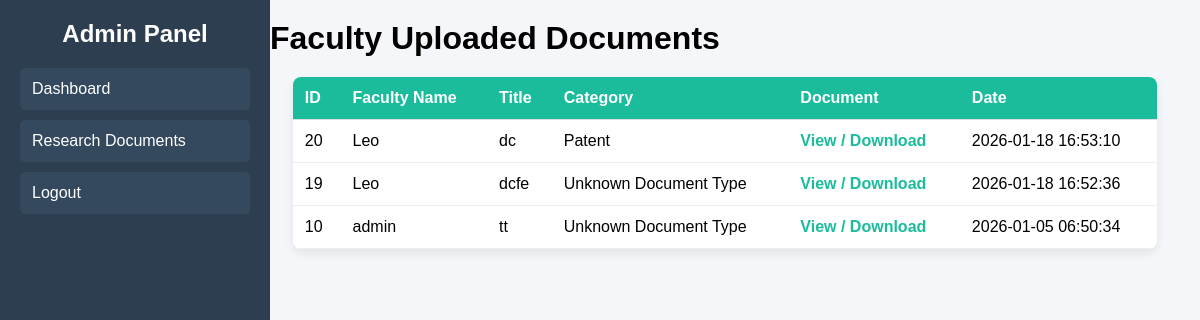
The app's page /admin/admin_research_uploads.php (signed in) with its own data.
### tables this page shows
CREATE TABLE `research_uploads` (
  `id` int(11) NOT NULL,
  `faculty_id` int(11) NOT NULL,
  `title` varchar(255) NOT NULL,
  `category` varchar(100) NOT NULL,
  `filename` varchar(255) NOT NULL,
  `uploaded_at` timestamp NOT NULL DEFAULT current_timestamp()
);

CREATE TABLE `faculty` (
  `id` int(11) NOT NULL,
  `name` varchar(100) DEFAULT NULL,
  `email` varchar(100) DEFAULT NULL,
  `password` varchar(255) DEFAULT NULL,
  `qualification` varchar(100) DEFAULT NULL,
  `department` varchar(100) DEFAULT NULL,
  `experience` int(11) DEFAULT NULL,
  `role` varchar(20) DEFAULT 'faculty',
  `profile_image` varchar(255) DEFAULT 'default_avatar.png'
);

### admin/admin_research_uploads.php (the view, shortened to what this page needs)
<?php
include "config.php";
$query = mysqli_query($conn, "
    SELECT r.*, f.name AS faculty_name
    FROM research_uploads r
    LEFT JOIN faculty f ON r.faculty_id = f.id
    ORDER BY r.uploaded_at DESC
");
?>
<!DOCTYPE html>
<html>
<head>
    <link rel="stylesheet" href="../css/admin.css">
</head>
<body>
<div class="sidebar">
    <h2>Admin Panel</h2>
    <a href="admin_dashboard.php">Dashboard</a>
    <a href="admin_research_uploads.php" class="active">Research Documents</a>
    <a href="logout.php">Logout</a>
</div>
<div class="main">
<h1>Faculty Uploaded Documents</h1>
<table class="table">
    <tr>
        <th>ID</th>
        <th>Faculty Name</th>
        <th>Title</th>
        <th>Category</th>
        <th>Document</th>
        <th>Date</th>
    </tr>
    <?php
    if(mysqli_num_rows($query) > 0){
        while($row = mysqli_fetch_assoc($query)){
            echo "<tr>
                <td>{$row['id']}</td>
                <td>{$row['faculty_name']}</td>
                <td>{$row['title']}</td>
                <td>{$row['category']}</td>
                <td>
                    <a href='../uploads/research/{$row['filename']}' target='_blank'>
                        View / Download
                    </a>
                </td>
                <td>{$row['uploaded_at']}</td>
            </tr>";
        }
    } else {
        echo "<tr><td colspan='6'>No documents uploaded.</td></tr>";
    }
    ?>
</table>
</div>
</body>
</html>

### css/admin.css (style rules this page uses)
* { margin: 0; padding: 0; font-family: Arial, sans-serif; }
body { background: #f4f6f9; }
.sidebar { width: 230px; height: 100vh; background: #2c3e50; padding: 20px; position: fixed; color: white; }
.sidebar h2 { text-align: center; margin-bottom: 20px; }
.sidebar a { display: block; background: #34495e; color: white; padding: 12px; margin: 10px 0; text-decoration: none; border-radius: 5px; }
.main { margin-left: 250px; padding: 20px; }
h1 { margin-bottom: 20px; }
.table { width: 100%; border-collapse: collapse; background: white; border-radius: 8px; overflow: hidden; }
.table th, .table td { padding: 12px; border-bottom: 1px solid #ddd; }
.table th { background: #34495e; color: white; }
.table { width: 95%; margin: 20px auto; border-collapse: collapse; background: #fff; box-shadow: 0 4px 10px rgba(0,0,0,0.08); }
.table th { background: #1abc9c; color: #fff; padding: 12px; text-align: left; }
.table td { padding: 12px; border-bottom: 1px solid #eee; }
.table a { color: #1abc9c; font-weight: bold; text-decoration: none; }

### records on screen
research_uploads: id "20", faculty.name "Leo", title "dc", category "Patent", uploaded_at "2026-01-18 16:53:10"
research_uploads: id "19", faculty.name "Leo", title "dcfe", category "Unknown Document Type", uploaded_at "2026-01-18 16:52:36"
research_uploads: id "10", faculty.name "admin", title "tt", category "Unknown Document Type", uploaded_at "2026-01-05 06:50:34"
